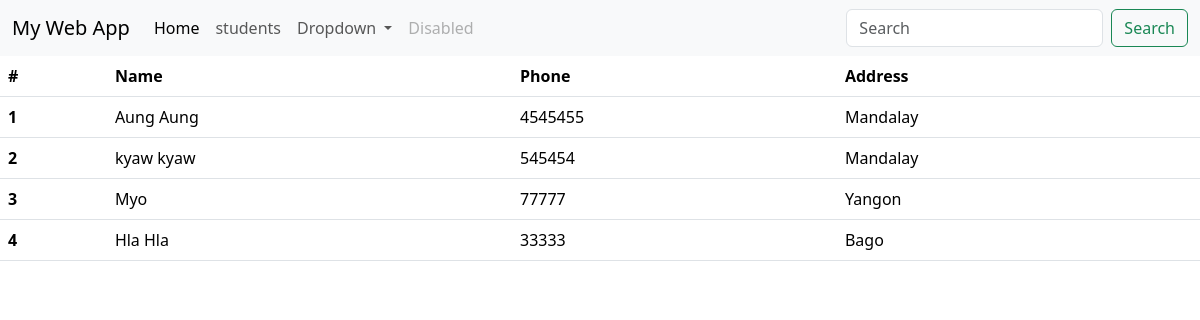
The page /studentlist on the database as committed earlier.
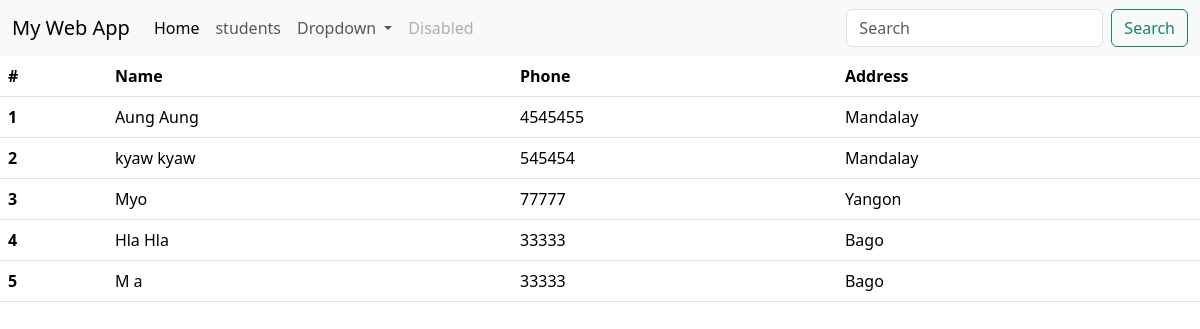
The same page on the database as committed later.
### tables this page shows
CREATE TABLE students
             (id INTEGER PRIMARY KEY AUTOINCREMENT,
              name TEXT NOT NULL,
            phone TEXT NOT NULL,
              address TEXT NOT NULL);

### home.py (the view)
@app.route('/studentlist')
def studentlist():
    conn = sqlite3.connect('students.db')
    cur = conn.cursor()
    cur.execute("SELECT * FROM students")
    rows = cur.fetchall()
    conn.close()
    return render_template("homepage.html", rows=rows)

### templates/homepage.html (shortened to what this page needs)
<!DOCTYPE html>
<html lang="en">
<head>
    <link href="https://cdn.jsdelivr.net/npm/bootstrap@5.3.8/dist/css/bootstrap.min.css" rel="stylesheet">
</head>
<body>
<nav class="navbar navbar-expand-lg bg-body-tertiary">
  <div class="container-fluid">
    <a class="navbar-brand" href="#">My Web App</a>
    <div class="collapse navbar-collapse" id="navbarSupportedContent">
      <ul class="navbar-nav me-auto mb-2 mb-lg-0">
        <li class="nav-item">
          <a class="nav-link active" aria-current="page" href="/">Home</a>
        </li>
        <li class="nav-item">
          <a class="nav-link" href="/studentlist">students</a>
        </li>
        <li class="nav-item dropdown">
          <a class="nav-link dropdown-toggle" href="#" role="button" data-bs-toggle="dropdown" aria-expanded="false">
            Dropdown
          </a>
        </li>
        <li class="nav-item">
          <a class="nav-link disabled" aria-disabled="true">Disabled</a>
        </li>
      </ul>
      <form class="d-flex" role="search">
        <input class="form-control me-2" type="search" placeholder="Search" aria-label="Search"/>
        <button class="btn btn-outline-success" type="submit">Search</button>
      </form>
    </div>
  </div>
</nav>
<table class="table">
  <thead>
    <tr>
      <th scope="col">#</th>
      <th scope="col">Name</th>
      <th scope="col">Phone</th>
      <th scope="col">Address</th>
    </tr>
  </thead>
  <tbody>
{% for std in rows %}
    <tr>
      <th scope="row">{{std[0]}}</th>
      <td>{{std[1]}}</td>
      <td>{{std[2]}}</td>
      <td>{{std[3]}}</td>
    </tr>
{% endfor %}
  </tbody>
</table>
</body>
</html>

Rows that differ between the two databases and show on the page:
added students: id "5", name "M a", phone "33333", address "Bago"
